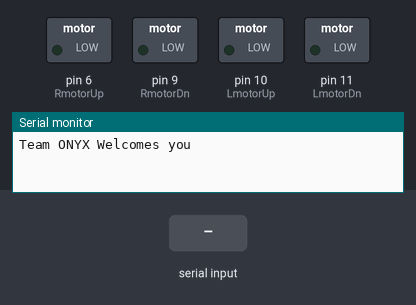
Recording of a sketch running on a simulated Arduino Uno, built with avr-gcc and run on an emulated ATmega328P. Parts: switched loads named in the sketch (green lamp = pin HIGH), the last lines printed to the serial monitor. The inputs (shaded band) are chosen by the test bench.

Above: at 2.2 s.
2.3 s: "e" received over Serial
At 3.5 s:
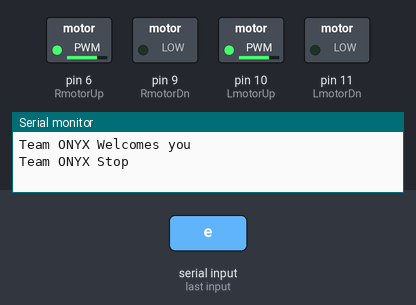
3.8 s: "w" received over Serial
At 4.8 s:
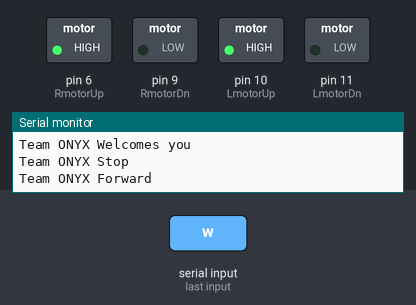
5.3 s: "s" received over Serial
At 5.9 s:
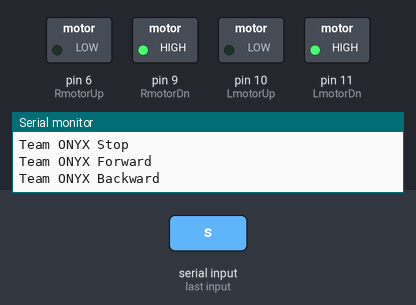
6.8 s: "a" received over Serial
At 7.1 s:
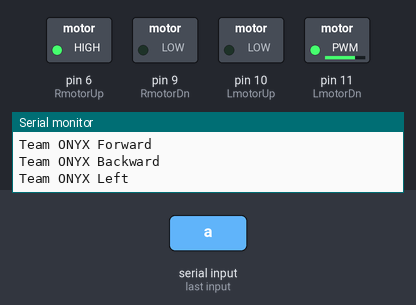
8.3 s: "d" received over Serial
At 9.4 s:
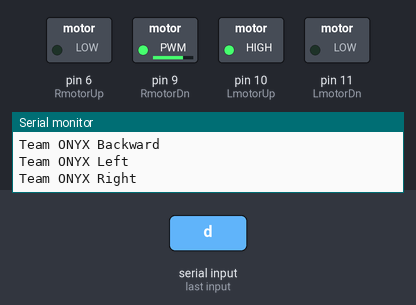
9.8 s: "s" received over Serial
At 10.5 s:
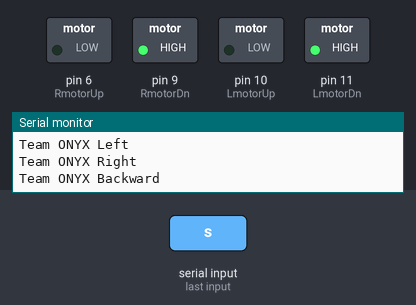
Timing chart, 0 to 12.3 s (numbered marks = the images above; inputs shaded):
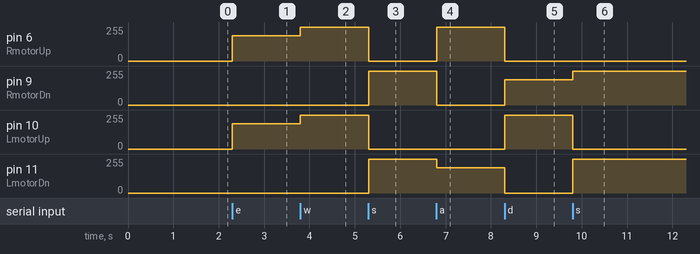

Measured:
- after the input at 2.3 s, pin 6 (RmotorUp), pin 10 (LmotorUp): 0/255 → 190/255 at once
- after the input at 3.8 s, pin 6 (RmotorUp), pin 10 (LmotorUp): 190/255 → 255/255 at once
- after the input at 5.3 s, pin 6 (RmotorUp), pin 10 (LmotorUp): 255/255 → 0/255 at once; pin 9 (RmotorDn), pin 11 (LmotorDn): 0/255 → 255/255 at once
- after the input at 6.8 s, pin 6 (RmotorUp): 0/255 → 255/255 at once; pin 9 (RmotorDn): 255/255 → 0/255 at once; pin 11 (LmotorDn): 255/255 → 190/255 at once
- after the input at 8.3 s, pin 6 (RmotorUp): 255/255 → 0/255 at once; pin 9 (RmotorDn): 0/255 → 190/255 at once; pin 10 (LmotorUp): 0/255 → 255/255 at once; pin 11 (LmotorDn): 190/255 → 0/255 at once
- after the input at 9.8 s, pin 9 (RmotorDn): 190/255 → 255/255 at once; pin 10 (LmotorUp): 255/255 → 0/255 at once; pin 11 (LmotorDn): 0/255 → 255/255 at once

The sketch:

bluetooth_bot_.ino
```cpp
int LmotorUp = 10; //initialising Arduino port 10 be be called as LmotorUp
int LmotorDn = 11; //initialising Arduino port 11 be be called as LmotorDn
int RmotorUp = 6;  //initialising Arduino port 6 be be called as RmotorUp
int RmotorDn = 9;  //initialising Arduino port 9 be be called as RmotorDn

void setup()
{
  Serial.begin(9600);
  pinMode(LmotorUp,OUTPUT);//Setting ports as OUTPUTS as they
  pinMode(LmotorDn,OUTPUT);//supply signal values to motor driver
  pinMode(RmotorUp,OUTPUT);
  pinMode(RmotorDn,OUTPUT);


  Serial.println("Team ONYX Welcomes you"); //begining statement because i can :P
  delay(1000);
}


void loop()
{
  if(Serial.available()>0)//Checking is Serial data available
  {
    int input = Serial.read(); //Storing value of read data into variable assigned
    switch(input)
    {
     case 'e' : MoveSlow(); //Move slow in forward direction
     break;
     case 'w' : MoveF(); //Calling respective functions if mathced with case label
     break;
     case 's' : MoveB(); // here is it important to use '' as that stores the ASCII value is the letter in the variable
     break;
     case 'a' : MoveL(); // and hence we can use the int keyword
     break;
     case 'd' : MoveR();
     break;
     case 'x' : Stop();
     break;
     default : break;
    }
  }
  delay(1);
}

void MoveF()
{
  Serial.println("Team ONYX Forward");
  digitalWrite(LmotorUp,HIGH); //We are writing a Digital HIGH to the upper left pin of the motor driver
  digitalWrite(LmotorDn,LOW); //We are writing a Digital LOW to the lower left pin of the motor driver
  digitalWrite(RmotorUp,HIGH); //We are writing a Digital HIGH to the upper right pin of the motor driver
  digitalWrite(RmotorDn,LOW); //We are writing a Digital LOW to the lower right pin of the motor driver
   // As a result the robot will move forward
}

void MoveB()
{
  Serial.println("Team ONYX Backward");
  digitalWrite(LmotorUp,LOW); //Reverse logic of above
  digitalWrite(LmotorDn,HIGH);
  digitalWrite(RmotorUp,LOW);
  digitalWrite(RmotorDn,HIGH);
}

void MoveL()
{
  Serial.println("Team ONYX Left");
  digitalWrite(LmotorUp,LOW);
  analogWrite(LmotorDn,190); //this will cause the robot to move left
  digitalWrite(RmotorUp,HIGH);
  digitalWrite(RmotorDn,LOW);
}

void MoveR()
{
  Serial.println("Team ONYX Right");
  digitalWrite(LmotorUp,HIGH);
  digitalWrite(LmotorDn,LOW);//this will cause the robot to move right
  digitalWrite(RmotorUp,LOW);
  analogWrite(RmotorDn,190);
}

void Stop()
{
  Serial.println("Team ONYX Stop");
  digitalWrite(LmotorUp,LOW);//Writing a digital LOW to all pins associated with movement of motor driver causes all motors to stop
  digitalWrite(LmotorDn,LOW);
  digitalWrite(RmotorUp,LOW);
  digitalWrite(RmotorDn,LOW);
}
 void MoveSlow()
{
  Serial.println("Team ONYX Stop");
  analogWrite(LmotorUp,190);
  digitalWrite(LmotorDn,LOW);
  analogWrite(RmotorUp,190);
  digitalWrite(RmotorDn,LOW);
}
```
